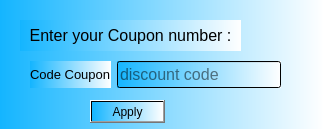
<?xml version="1.0" encoding="UTF-8"?>
<ui version="4.0">
 <class>enterCoupon</class>
 <widget class="QWidget" name="enterCoupon">
  <property name="geometry">
   <rect>
    <x>0</x>
    <y>0</y>
    <width>324</width>
    <height>129</height>
   </rect>
  </property>
  <property name="windowTitle">
   <string>applycode</string>
  </property>
  <property name="styleSheet">
   <string notr="true">background:qlineargradient(spread:pad, x1:0, y1:0, x2:1, y2:0, stop:0 rgb(20, 181, 255), stop:1 rgb(255, 255, 255, 255))</string>
  </property>
  <widget class="QLabel" name="label">
   <property name="geometry">
    <rect>
     <x>20</x>
     <y>20</y>
     <width>221</width>
     <height>31</height>
    </rect>
   </property>
   <property name="font">
    <font>
     <pointsize>10</pointsize>
    </font>
   </property>
   <property name="styleSheet">
    <string notr="true">background:setAttribute(Qt::WA_TranslucentBackground)</string>
   </property>
   <property name="text">
    <string>&lt;html&gt;&lt;head/&gt;&lt;body&gt;&lt;p align=&quot;center&quot;&gt;&lt;span style=&quot; font-size:12pt;&quot;&gt;Enter your Coupon number :&lt;/span&gt;&lt;/p&gt;&lt;/body&gt;&lt;/html&gt;</string>
   </property>
  </widget>
  <widget class="QPushButton" name="applycode">
   <property name="geometry">
    <rect>
     <x>90</x>
     <y>100</y>
     <width>75</width>
     <height>23</height>
    </rect>
   </property>
   <property name="text">
    <string>Apply</string>
   </property>
  </widget>
  <widget class="QWidget" name="">
   <property name="geometry">
    <rect>
     <x>30</x>
     <y>61</y>
     <width>251</width>
     <height>27</height>
    </rect>
   </property>
   <layout class="QHBoxLayout" name="horizontalLayout">
    <item>
     <widget class="QLabel" name="codecoupon">
      <property name="font">
       <font>
        <pointsize>10</pointsize>
       </font>
      </property>
      <property name="styleSheet">
       <string notr="true">background:setAttribute(Qt::WA_TranslucentBackground)</string>
      </property>
      <property name="text">
       <string>Code Coupon</string>
      </property>
     </widget>
    </item>
    <item>
     <widget class="QLineEdit" name="lineEdit">
      <property name="font">
       <font>
        <pointsize>12</pointsize>
       </font>
      </property>
      <property name="styleSheet">
       <string notr="true">background:setAttribute(Qt::WA_TranslucentBackground)</string>
      </property>
      <property name="placeholderText">
       <string>discount code</string>
      </property>
     </widget>
    </item>
   </layout>
  </widget>
 </widget>
 <resources/>
 <connections/>
</ui>
